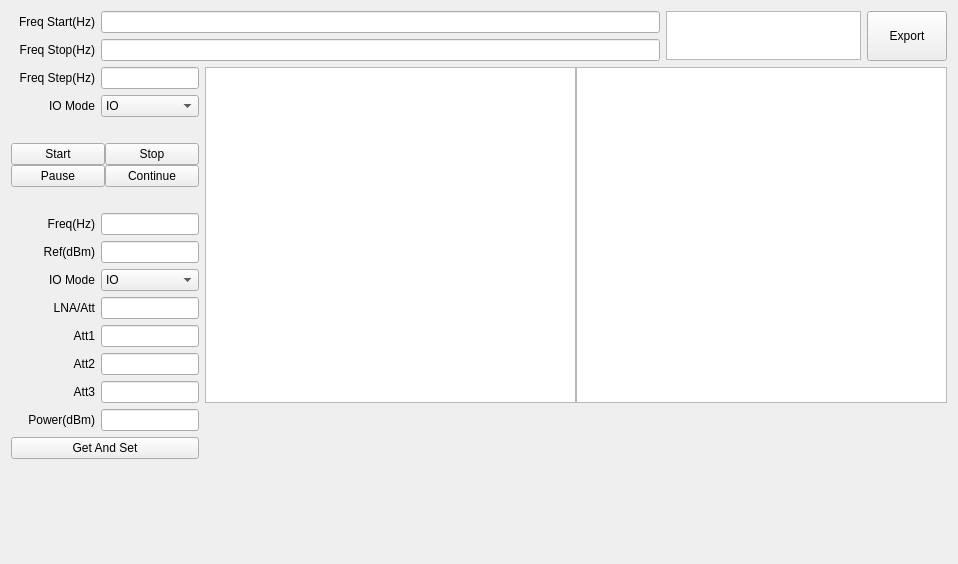
<?xml version="1.0" encoding="UTF-8"?>
<ui version="4.0">
 <class>QCalR1CRxRefDlg</class>
 <widget class="QWidget" name="QCalR1CRxRefDlg">
  <property name="geometry">
   <rect>
    <x>0</x>
    <y>0</y>
    <width>958</width>
    <height>564</height>
   </rect>
  </property>
  <property name="windowTitle">
   <string>Form</string>
  </property>
  <layout class="QVBoxLayout" name="verticalLayout_2" stretch="0,1">
   <item>
    <layout class="QHBoxLayout" name="horizontalLayout1" stretch="10,3,1">
     <item>
      <layout class="QVBoxLayout" name="verticalLayoutFreqStarStop">
       <item>
        <layout class="QHBoxLayout" name="horizontalLayoutFreqStar">
         <item>
          <widget class="QLabel" name="labelFreqStar">
           <property name="sizePolicy">
            <sizepolicy hsizetype="Fixed" vsizetype="Fixed">
             <horstretch>0</horstretch>
             <verstretch>0</verstretch>
            </sizepolicy>
           </property>
           <property name="minimumSize">
            <size>
             <width>84</width>
             <height>16</height>
            </size>
           </property>
           <property name="text">
            <string>Freq Start(Hz)</string>
           </property>
           <property name="alignment">
            <set>Qt::AlignRight|Qt::AlignTrailing|Qt::AlignVCenter</set>
           </property>
           <property name="buddy">
            <cstring>lineEditFreqStar</cstring>
           </property>
          </widget>
         </item>
         <item>
          <widget class="QLineEdit" name="lineEditFreqStar"/>
         </item>
        </layout>
       </item>
       <item>
        <layout class="QHBoxLayout" name="horizontalLayoutFreqStop">
         <item>
          <widget class="QLabel" name="labelFreqStop">
           <property name="sizePolicy">
            <sizepolicy hsizetype="Fixed" vsizetype="Fixed">
             <horstretch>0</horstretch>
             <verstretch>0</verstretch>
            </sizepolicy>
           </property>
           <property name="minimumSize">
            <size>
             <width>84</width>
             <height>16</height>
            </size>
           </property>
           <property name="text">
            <string>Freq Stop(Hz)</string>
           </property>
           <property name="alignment">
            <set>Qt::AlignRight|Qt::AlignTrailing|Qt::AlignVCenter</set>
           </property>
           <property name="buddy">
            <cstring>lineEditFreqStop</cstring>
           </property>
          </widget>
         </item>
         <item>
          <widget class="QLineEdit" name="lineEditFreqStop"/>
         </item>
        </layout>
       </item>
      </layout>
     </item>
     <item>
      <widget class="QTextEdit" name="textEditPath">
       <property name="sizePolicy">
        <sizepolicy hsizetype="Expanding" vsizetype="Fixed">
         <horstretch>0</horstretch>
         <verstretch>0</verstretch>
        </sizepolicy>
       </property>
       <property name="maximumSize">
        <size>
         <width>16777215</width>
         <height>49</height>
        </size>
       </property>
       <property name="readOnly">
        <bool>true</bool>
       </property>
      </widget>
     </item>
     <item>
      <widget class="QPushButton" name="pushButtonExport">
       <property name="sizePolicy">
        <sizepolicy hsizetype="Expanding" vsizetype="Expanding">
         <horstretch>0</horstretch>
         <verstretch>0</verstretch>
        </sizepolicy>
       </property>
       <property name="text">
        <string>Export</string>
       </property>
      </widget>
     </item>
    </layout>
   </item>
   <item>
    <layout class="QHBoxLayout" name="horizontalLayout2" stretch="1,10">
     <item>
      <layout class="QVBoxLayout" name="verticalLayout1">
       <item>
        <layout class="QHBoxLayout" name="horizontalLayoutFreqStep">
         <item>
          <widget class="QLabel" name="labelFreqStep">
           <property name="sizePolicy">
            <sizepolicy hsizetype="Fixed" vsizetype="Fixed">
             <horstretch>0</horstretch>
             <verstretch>0</verstretch>
            </sizepolicy>
           </property>
           <property name="minimumSize">
            <size>
             <width>84</width>
             <height>16</height>
            </size>
           </property>
           <property name="text">
            <string>Freq Step(Hz)</string>
           </property>
           <property name="alignment">
            <set>Qt::AlignRight|Qt::AlignTrailing|Qt::AlignVCenter</set>
           </property>
           <property name="buddy">
            <cstring>lineEditFreqStep</cstring>
           </property>
          </widget>
         </item>
         <item>
          <widget class="QLineEdit" name="lineEditFreqStep">
           <property name="sizePolicy">
            <sizepolicy hsizetype="Expanding" vsizetype="Fixed">
             <horstretch>0</horstretch>
             <verstretch>0</verstretch>
            </sizepolicy>
           </property>
           <property name="readOnly">
            <bool>true</bool>
           </property>
          </widget>
         </item>
        </layout>
       </item>
       <item>
        <layout class="QHBoxLayout" name="horizontalLayoutRefMethod" stretch="0,0">
         <item>
          <widget class="QLabel" name="labelCalIOMode">
           <property name="sizePolicy">
            <sizepolicy hsizetype="Fixed" vsizetype="Fixed">
             <horstretch>0</horstretch>
             <verstretch>0</verstretch>
            </sizepolicy>
           </property>
           <property name="minimumSize">
            <size>
             <width>84</width>
             <height>16</height>
            </size>
           </property>
           <property name="text">
            <string>IO Mode</string>
           </property>
           <property name="alignment">
            <set>Qt::AlignRight|Qt::AlignTrailing|Qt::AlignVCenter</set>
           </property>
           <property name="buddy">
            <cstring>lineEditFreqStep</cstring>
           </property>
          </widget>
         </item>
         <item>
          <widget class="QComboBox" name="comboBoxCalIOMode">
           <item>
            <property name="text">
             <string>IO</string>
            </property>
           </item>
           <item>
            <property name="text">
             <string>OUTPUT</string>
            </property>
           </item>
           <item>
            <property name="text">
             <string>IO+OUTPUT</string>
            </property>
           </item>
          </widget>
         </item>
        </layout>
       </item>
       <item>
        <spacer name="verticalSpacer1">
         <property name="orientation">
          <enum>Qt::Vertical</enum>
         </property>
         <property name="sizeType">
          <enum>QSizePolicy::Fixed</enum>
         </property>
         <property name="sizeHint" stdset="0">
          <size>
           <width>20</width>
           <height>20</height>
          </size>
         </property>
        </spacer>
       </item>
       <item>
        <layout class="QHBoxLayout" name="horizontalLayoutThreadCtrl">
         <property name="spacing">
          <number>0</number>
         </property>
         <item>
          <layout class="QVBoxLayout" name="verticalLayoutStarPaus">
           <property name="spacing">
            <number>0</number>
           </property>
           <item>
            <widget class="QPushButton" name="pushButtonStar">
             <property name="sizePolicy">
              <sizepolicy hsizetype="Expanding" vsizetype="Fixed">
               <horstretch>0</horstretch>
               <verstretch>0</verstretch>
              </sizepolicy>
             </property>
             <property name="text">
              <string>Start</string>
             </property>
            </widget>
           </item>
           <item>
            <widget class="QPushButton" name="pushButtonPaus">
             <property name="sizePolicy">
              <sizepolicy hsizetype="Expanding" vsizetype="Fixed">
               <horstretch>0</horstretch>
               <verstretch>0</verstretch>
              </sizepolicy>
             </property>
             <property name="text">
              <string>Pause</string>
             </property>
            </widget>
           </item>
          </layout>
         </item>
         <item>
          <layout class="QVBoxLayout" name="verticalLayoutStopCont">
           <property name="spacing">
            <number>0</number>
           </property>
           <item>
            <widget class="QPushButton" name="pushButtonStop">
             <property name="sizePolicy">
              <sizepolicy hsizetype="Expanding" vsizetype="Fixed">
               <horstretch>0</horstretch>
               <verstretch>0</verstretch>
              </sizepolicy>
             </property>
             <property name="text">
              <string>Stop</string>
             </property>
            </widget>
           </item>
           <item>
            <widget class="QPushButton" name="pushButtonCont">
             <property name="sizePolicy">
              <sizepolicy hsizetype="Expanding" vsizetype="Fixed">
               <horstretch>0</horstretch>
               <verstretch>0</verstretch>
              </sizepolicy>
             </property>
             <property name="text">
              <string>Continue</string>
             </property>
            </widget>
           </item>
          </layout>
         </item>
        </layout>
       </item>
       <item>
        <spacer name="verticalSpacer2">
         <property name="orientation">
          <enum>Qt::Vertical</enum>
         </property>
         <property name="sizeType">
          <enum>QSizePolicy::Fixed</enum>
         </property>
         <property name="sizeHint" stdset="0">
          <size>
           <width>20</width>
           <height>20</height>
          </size>
         </property>
        </spacer>
       </item>
       <item>
        <layout class="QHBoxLayout" name="horizontalLayoutFreq">
         <item>
          <widget class="QLabel" name="labelFreq">
           <property name="sizePolicy">
            <sizepolicy hsizetype="Fixed" vsizetype="Fixed">
             <horstretch>0</horstretch>
             <verstretch>0</verstretch>
            </sizepolicy>
           </property>
           <property name="minimumSize">
            <size>
             <width>84</width>
             <height>16</height>
            </size>
           </property>
           <property name="text">
            <string>Freq(Hz)</string>
           </property>
           <property name="alignment">
            <set>Qt::AlignRight|Qt::AlignTrailing|Qt::AlignVCenter</set>
           </property>
           <property name="buddy">
            <cstring>lineEditFreq</cstring>
           </property>
          </widget>
         </item>
         <item>
          <widget class="QLineEdit" name="lineEditFreq">
           <property name="sizePolicy">
            <sizepolicy hsizetype="Expanding" vsizetype="Fixed">
             <horstretch>0</horstretch>
             <verstretch>0</verstretch>
            </sizepolicy>
           </property>
          </widget>
         </item>
        </layout>
       </item>
       <item>
        <layout class="QHBoxLayout" name="horizontalLayoutDC_I">
         <item>
          <widget class="QLabel" name="labelRef">
           <property name="sizePolicy">
            <sizepolicy hsizetype="Fixed" vsizetype="Fixed">
             <horstretch>0</horstretch>
             <verstretch>0</verstretch>
            </sizepolicy>
           </property>
           <property name="minimumSize">
            <size>
             <width>84</width>
             <height>16</height>
            </size>
           </property>
           <property name="text">
            <string>Ref(dBm)</string>
           </property>
           <property name="alignment">
            <set>Qt::AlignRight|Qt::AlignTrailing|Qt::AlignVCenter</set>
           </property>
           <property name="buddy">
            <cstring>lineEditRef</cstring>
           </property>
          </widget>
         </item>
         <item>
          <widget class="QLineEdit" name="lineEditRef">
           <property name="sizePolicy">
            <sizepolicy hsizetype="Expanding" vsizetype="Fixed">
             <horstretch>0</horstretch>
             <verstretch>0</verstretch>
            </sizepolicy>
           </property>
          </widget>
         </item>
        </layout>
       </item>
       <item>
        <layout class="QHBoxLayout" name="horizontalLayoutDC_Q">
         <item>
          <widget class="QLabel" name="labelIOMode">
           <property name="sizePolicy">
            <sizepolicy hsizetype="Fixed" vsizetype="Fixed">
             <horstretch>0</horstretch>
             <verstretch>0</verstretch>
            </sizepolicy>
           </property>
           <property name="minimumSize">
            <size>
             <width>84</width>
             <height>16</height>
            </size>
           </property>
           <property name="text">
            <string>IO Mode</string>
           </property>
           <property name="alignment">
            <set>Qt::AlignRight|Qt::AlignTrailing|Qt::AlignVCenter</set>
           </property>
          </widget>
         </item>
         <item>
          <widget class="QComboBox" name="comboBoxIOMode">
           <item>
            <property name="text">
             <string>IO</string>
            </property>
           </item>
           <item>
            <property name="text">
             <string>OUTPUT</string>
            </property>
           </item>
          </widget>
         </item>
        </layout>
       </item>
       <item>
        <layout class="QHBoxLayout" name="horizontalLayoutDC_Q_2">
         <item>
          <widget class="QLabel" name="labelLNAAtt">
           <property name="sizePolicy">
            <sizepolicy hsizetype="Fixed" vsizetype="Fixed">
             <horstretch>0</horstretch>
             <verstretch>0</verstretch>
            </sizepolicy>
           </property>
           <property name="minimumSize">
            <size>
             <width>84</width>
             <height>16</height>
            </size>
           </property>
           <property name="text">
            <string>LNA/Att</string>
           </property>
           <property name="alignment">
            <set>Qt::AlignRight|Qt::AlignTrailing|Qt::AlignVCenter</set>
           </property>
          </widget>
         </item>
         <item>
          <widget class="QLineEdit" name="lineEditLNAAtt">
           <property name="sizePolicy">
            <sizepolicy hsizetype="Expanding" vsizetype="Fixed">
             <horstretch>0</horstretch>
             <verstretch>0</verstretch>
            </sizepolicy>
           </property>
           <property name="maximumSize">
            <size>
             <width>150</width>
             <height>16777215</height>
            </size>
           </property>
          </widget>
         </item>
        </layout>
       </item>
       <item>
        <layout class="QHBoxLayout" name="horizontalLayoutDC_Q_3">
         <item>
          <widget class="QLabel" name="labelAtt1">
           <property name="sizePolicy">
            <sizepolicy hsizetype="Fixed" vsizetype="Fixed">
             <horstretch>0</horstretch>
             <verstretch>0</verstretch>
            </sizepolicy>
           </property>
           <property name="minimumSize">
            <size>
             <width>84</width>
             <height>16</height>
            </size>
           </property>
           <property name="text">
            <string>Att1</string>
           </property>
           <property name="alignment">
            <set>Qt::AlignRight|Qt::AlignTrailing|Qt::AlignVCenter</set>
           </property>
          </widget>
         </item>
         <item>
          <widget class="QLineEdit" name="lineEditAtt1">
           <property name="sizePolicy">
            <sizepolicy hsizetype="Expanding" vsizetype="Fixed">
             <horstretch>0</horstretch>
             <verstretch>0</verstretch>
            </sizepolicy>
           </property>
           <property name="maximumSize">
            <size>
             <width>150</width>
             <height>16777215</height>
            </size>
           </property>
          </widget>
         </item>
        </layout>
       </item>
       <item>
        <layout class="QHBoxLayout" name="horizontalLayoutDC_Q_4">
         <item>
          <widget class="QLabel" name="labelAtt2">
           <property name="sizePolicy">
            <sizepolicy hsizetype="Fixed" vsizetype="Fixed">
             <horstretch>0</horstretch>
             <verstretch>0</verstretch>
            </sizepolicy>
           </property>
           <property name="minimumSize">
            <size>
             <width>84</width>
             <height>16</height>
            </size>
           </property>
           <property name="text">
            <string>Att2</string>
           </property>
           <property name="alignment">
            <set>Qt::AlignRight|Qt::AlignTrailing|Qt::AlignVCenter</set>
           </property>
          </widget>
         </item>
         <item>
          <widget class="QLineEdit" name="lineEditAtt2">
           <property name="sizePolicy">
            <sizepolicy hsizetype="Expanding" vsizetype="Fixed">
             <horstretch>0</horstretch>
             <verstretch>0</verstretch>
            </sizepolicy>
           </property>
           <property name="maximumSize">
            <size>
             <width>150</width>
             <height>16777215</height>
            </size>
           </property>
          </widget>
         </item>
        </layout>
       </item>
       <item>
        <layout class="QHBoxLayout" name="horizontalLayoutDC_Q_5">
         <item>
          <widget class="QLabel" name="labelAtt3">
           <property name="sizePolicy">
            <sizepolicy hsizetype="Fixed" vsizetype="Fixed">
             <horstretch>0</horstretch>
             <verstretch>0</verstretch>
            </sizepolicy>
           </property>
           <property name="minimumSize">
            <size>
             <width>84</width>
             <height>16</height>
            </size>
           </property>
           <property name="text">
            <string>Att3</string>
           </property>
           <property name="alignment">
            <set>Qt::AlignRight|Qt::AlignTrailing|Qt::AlignVCenter</set>
           </property>
          </widget>
         </item>
         <item>
          <widget class="QLineEdit" name="lineEditAtt3">
           <property name="sizePolicy">
            <sizepolicy hsizetype="Expanding" vsizetype="Fixed">
             <horstretch>0</horstretch>
             <verstretch>0</verstretch>
            </sizepolicy>
           </property>
           <property name="maximumSize">
            <size>
             <width>150</width>
             <height>16777215</height>
            </size>
           </property>
          </widget>
         </item>
        </layout>
       </item>
       <item>
        <layout class="QHBoxLayout" name="horizontalLayoutDC_Q_6">
         <item>
          <widget class="QLabel" name="labelPower">
           <property name="sizePolicy">
            <sizepolicy hsizetype="Fixed" vsizetype="Fixed">
             <horstretch>0</horstretch>
             <verstretch>0</verstretch>
            </sizepolicy>
           </property>
           <property name="minimumSize">
            <size>
             <width>84</width>
             <height>16</height>
            </size>
           </property>
           <property name="text">
            <string>Power(dBm)</string>
           </property>
           <property name="alignment">
            <set>Qt::AlignRight|Qt::AlignTrailing|Qt::AlignVCenter</set>
           </property>
          </widget>
         </item>
         <item>
          <widget class="QLineEdit" name="lineEditPower">
           <property name="sizePolicy">
            <sizepolicy hsizetype="Expanding" vsizetype="Fixed">
             <horstretch>0</horstretch>
             <verstretch>0</verstretch>
            </sizepolicy>
           </property>
           <property name="maximumSize">
            <size>
             <width>150</width>
             <height>16777215</height>
            </size>
           </property>
          </widget>
         </item>
        </layout>
       </item>
       <item>
        <widget class="QPushButton" name="pushButtonGetSet">
         <property name="sizePolicy">
          <sizepolicy hsizetype="Expanding" vsizetype="Fixed">
           <horstretch>0</horstretch>
           <verstretch>0</verstretch>
          </sizepolicy>
         </property>
         <property name="text">
          <string>Get And Set</string>
         </property>
        </widget>
       </item>
       <item>
        <spacer name="verticalSpacer3">
         <property name="orientation">
          <enum>Qt::Vertical</enum>
         </property>
         <property name="sizeHint" stdset="0">
          <size>
           <width>20</width>
           <height>40</height>
          </size>
         </property>
        </spacer>
       </item>
      </layout>
     </item>
     <item>
      <layout class="QVBoxLayout" name="verticalLayout" stretch="1,0">
       <property name="spacing">
        <number>0</number>
       </property>
       <item>
        <layout class="QHBoxLayout" name="horizontalLayout">
         <property name="spacing">
          <number>0</number>
         </property>
         <item>
          <widget class="QRDTTableView" name="tableViewData_OP"/>
         </item>
         <item>
          <widget class="QRDTTableView" name="tableViewData_IO"/>
         </item>
        </layout>
       </item>
       <item>
        <widget class="QCalPlot" name="plotDGain" native="true">
         <property name="sizePolicy">
          <sizepolicy hsizetype="Preferred" vsizetype="Fixed">
           <horstretch>0</horstretch>
           <verstretch>0</verstretch>
          </sizepolicy>
         </property>
         <property name="minimumSize">
          <size>
           <width>0</width>
           <height>150</height>
          </size>
         </property>
         <property name="maximumSize">
          <size>
           <width>16777215</width>
           <height>150</height>
          </size>
         </property>
         <property name="baseSize">
          <size>
           <width>0</width>
           <height>0</height>
          </size>
         </property>
        </widget>
       </item>
      </layout>
     </item>
    </layout>
   </item>
  </layout>
 </widget>
 <customwidgets>
  <customwidget>
   <class>QRDTTableView</class>
   <extends>QTableView</extends>
   <header>qrdttableview.h</header>
  </customwidget>
  <customwidget>
   <class>QCalPlot</class>
   <extends>QWidget</extends>
   <header>qcalplot.h</header>
   <container>1</container>
  </customwidget>
 </customwidgets>
 <resources/>
 <connections/>
</ui>
